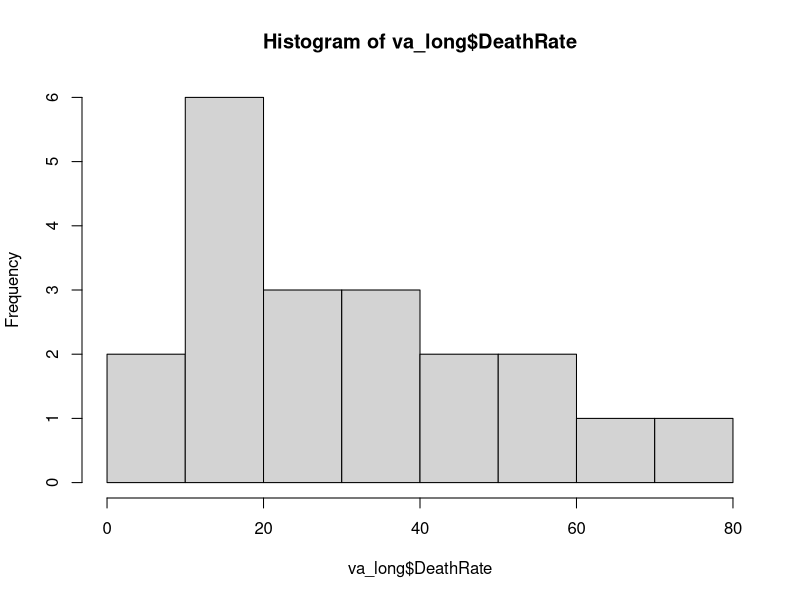
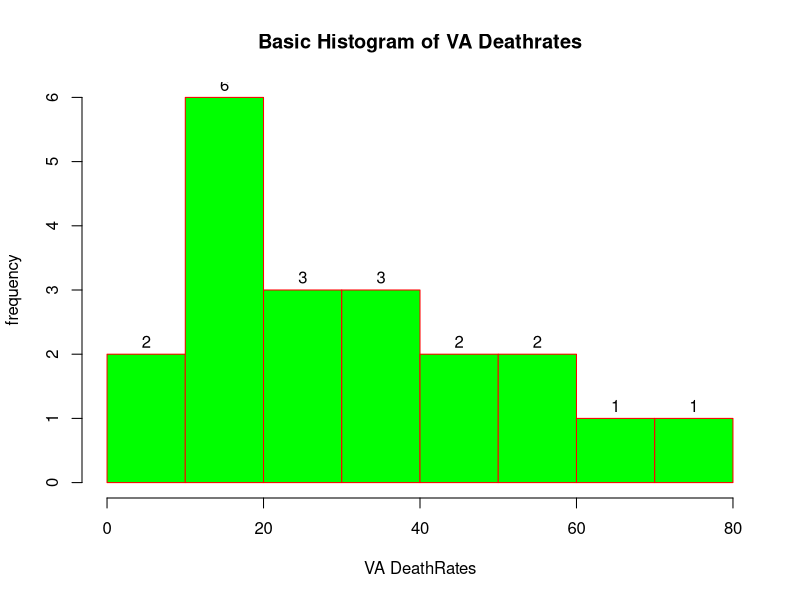
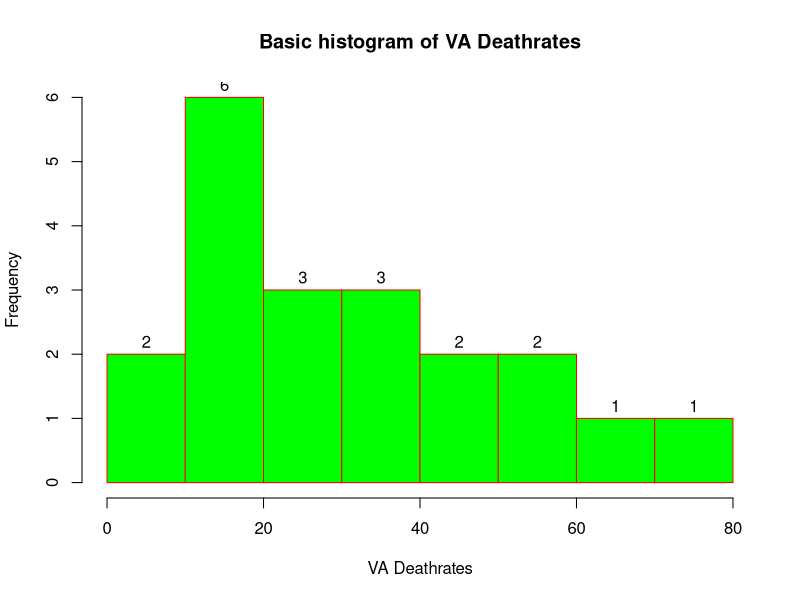

R code for these plots, in order:
# Accesing information about the dataset
?VADeaths

# Checking the type of the Dataset
class(VADeaths)


# Accessing help for unknown functions or classes
help(class)

# Converting given dataset into DataFrame
va_df <- as.data.frame(VADeaths)

# Checking to confirm if the dataset is changed to Dataframe
class(va_df)

# Creating a view of the Dataset in the form of table
View(va_df)

# Creating a new column in the dataset
va_df$AgeGroups <- row.names(VADeaths)
View(va_df)

# Changing the data into "Long" format using "reshape" function
va_long = reshape(va_df,
                  direction = "long",
                  varying = colnames(VADeaths),
                  v.names = "DeathRate",
                  timevar = "Population",
                  times = colnames(VADeaths)
)
View(va_long)

# Creating histogram of Death Rate
hist(va_long$DeathRate)
help(hist)


#Changing the color 
hist(va_long$DeathRate,
     main="Basic Histogram of VA Deathrates",
     xlab="VA DeathRates",
     ylab="frequency",
     labels=TRUE,
     col="green",
     border="red")

#Changing the no.of bins/bin - width
hist(va_long$DeathRate,
     main="Basic histogram of VA Deathrates",
     xlab="VA Deathrates",
     ylab="Frequency",
     labels=TRUE,
     col="green",
     border="red")
help(hist)